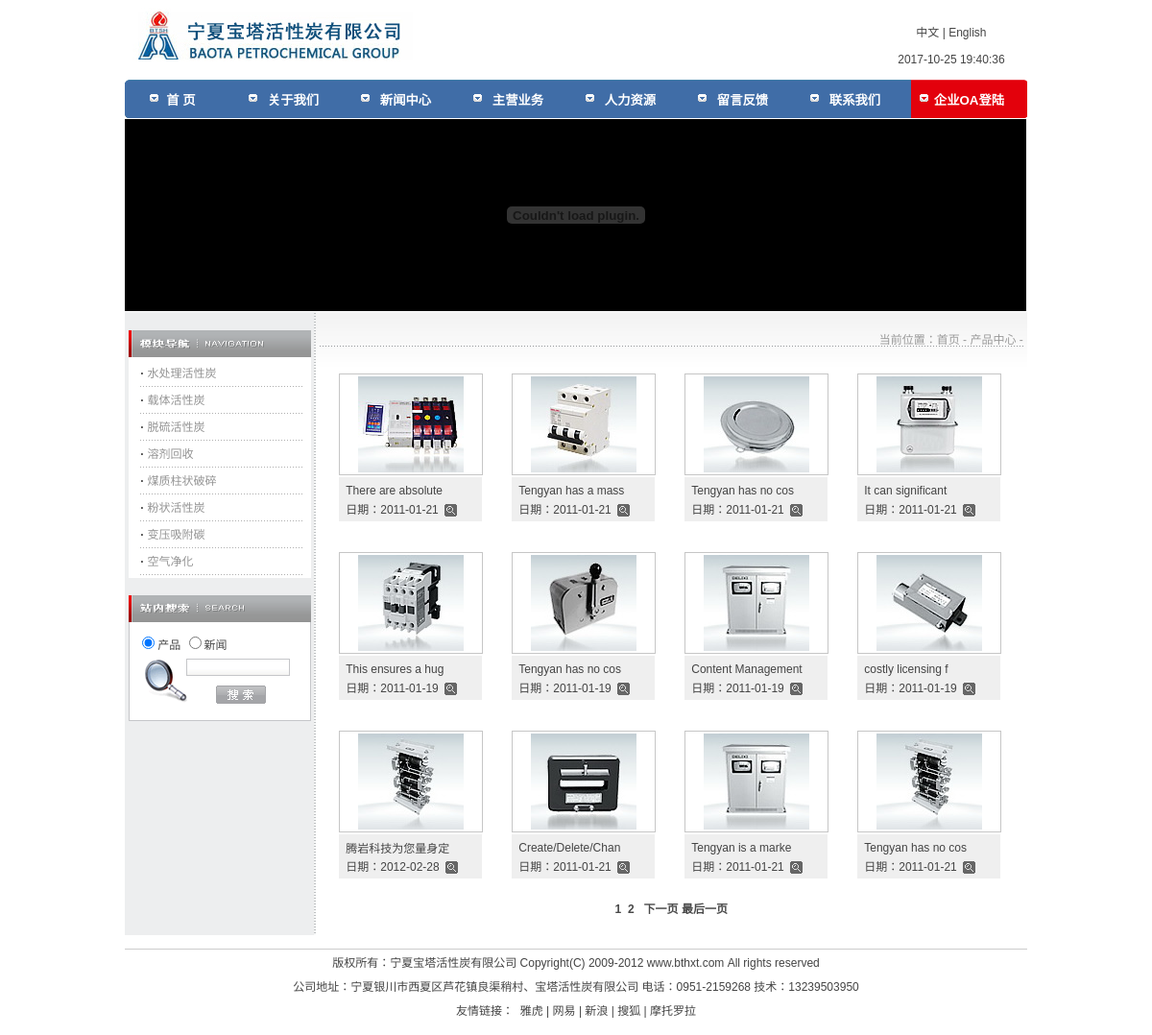
The page /product/product.php on the database its author committed.
### tables this page shows
CREATE TABLE `layoutpic` (
  `id_layoutpic` int(11) NOT NULL auto_increment,
  `id_layout` int(11) NOT NULL,
  `id_hr` int(11) NOT NULL,
  `title` varchar(250) NOT NULL,
  `intro` text NOT NULL,
  `url` varchar(250) NOT NULL,
  `opicname` varchar(250) NOT NULL,
  `spicname` varchar(250) NOT NULL,
  `dele` int(1) NOT NULL default '1',
  `type` varchar(3) NOT NULL,
  `indate` datetime NOT NULL,
  `modate` datetime NOT NULL,
  `deldate` datetime NOT NULL,
  `browsecount` int(11) NOT NULL,
  PRIMARY KEY  (`id_layoutpic`)
);

CREATE TABLE `productdir` (
  `id_proddir` int(11) NOT NULL auto_increment,
  `lang` int(1) NOT NULL,
  `name` varchar(50) NOT NULL default '1',
  `intro` text NOT NULL,
  `dele` int(1) NOT NULL default '1',
  `dirurl` varchar(50) NOT NULL,
  `fatherid` int(11) NOT NULL,
  `level` int(1) NOT NULL,
  `ordernum` int(11) NOT NULL,
  PRIMARY KEY  (`id_proddir`)
);

CREATE TABLE `productinfo` (
  `id_prodinfo` int(11) NOT NULL auto_increment,
  `id_proddir` int(11) NOT NULL,
  `id_hr` int(11) NOT NULL,
  `lang` int(1) NOT NULL default '1',
  `title` varchar(250) NOT NULL,
  `intro` text NOT NULL,
  `content` longtext NOT NULL,
  `tag` text NOT NULL,
  `dele` int(1) NOT NULL default '1',
  `isnew` int(1) NOT NULL default '1',
  `indate` datetime NOT NULL,
  `modate` datetime NOT NULL,
  `deldate` datetime NOT NULL,
  `browsecount` int(11) NOT NULL,
  PRIMARY KEY  (`id_prodinfo`)
);

CREATE TABLE `productpic` (
  `id_prodpic` int(11) NOT NULL auto_increment,
  `id_prodinfo` int(11) NOT NULL,
  `id_hr` int(11) NOT NULL,
  `title` varchar(250) NOT NULL,
  `intro` text NOT NULL,
  `url` varchar(250) NOT NULL,
  `opicname` varchar(250) NOT NULL,
  `spicname` varchar(250) NOT NULL,
  `dele` int(1) NOT NULL default '1',
  `type` varchar(3) NOT NULL,
  `indate` datetime NOT NULL,
  `modate` datetime NOT NULL,
  `deldate` datetime NOT NULL,
  `browsecount` int(11) NOT NULL,
  PRIMARY KEY  (`id_prodpic`)
);

CREATE TABLE `layout` (
  `id_layout` int(11) NOT NULL auto_increment,
  `lang` int(1) NOT NULL default '1',
  `title` varchar(250) NOT NULL,
  `url` text NOT NULL,
  `intro` text NOT NULL,
  `content` text NOT NULL,
  `openstat` int(1) NOT NULL default '1',
  PRIMARY KEY  (`id_layout`)
);

### www/inc/config.php (called while the page is built, shortened)
<?php
require_once("mysql.class.php");
$db_hostname="localhost";
$db_username="root";
$db_password="123456";
$db_database="website";
$objDB=new mysql($db_hostname,$db_username,$db_password,$db_database);
?>

### www/inc/mysql.class.php (called while the page is built, shortened)
<?php
class mysql{
	var $Conn="";
	var $Res="";
	function mysql($strHost,$strUser,$strPwd,$strDatabase){
		$this->Conn=mysql_connect($strHost,$strUser,$strPwd)
					 or die("Sorry,canot connect to database!");
		return $this->Conn;
	}
	function Execute($strSQL){
		$this->Res=mysql_query($strSQL,$this->Conn);
	}
	function SelectLimit($strSQL,$intRows,$intStart){
		$strSQL.=" Limit $intStart,$intRows";
		$this->Res=mysql_query($strSQL,$this->Conn);
	}
	function getRows(){
		$i=0;
		$arrResult=array();
		while($row =mysql_fetch_array($this->Res,MYSQL_ASSOC)){
			$arrResult[$i]=$row;
			$i++;
		}
		return $arrResult;
	}
	function fields(){
		$row =mysql_fetch_assoc($this->Res);
		return $row;
	}
}
?>

### www/inc/cn_header_core.php (called while the page is built, shortened)
<?php
$strSQL = "select name as title,id_newsdir,lang from newsdir where lang=1 and fatherid='15' and dele='1' and id_newsdir not in(21,22) order by ordernum desc  " ;
$objDB->Execute($strSQL);
$strSQL = "select  name as title,id_proddir,lang  from productdir where lang=1 and level=1 and dele=1 " ;
$objDB->Execute($strSQL);
$strSQL = "select opicname as pic from layoutpic  where id_layout='1' order by id_layoutpic asc limit 1" ;
$objDB->Execute($strSQL);
$global_logo=$objDB->fields();
$strSQL = "select content from layout  where id_layout='3'" ;
$objDB->Execute($strSQL);
$footer_BQ=$objDB->fields();
?>

### www/inc/cn_product_core.php (called while the page is built, shortened)
<?php
require "../inc/config.php";
require "../inc/function.class.php";
require "../inc/pagenav.class.php";
$intRows = 12;
if(isset($_GET[id2])){
$arrParam[0][name]="id1";
$arrParam[0][value]=$_GET[id1];
$arrParam[1][name]="id2";
$arrParam[1][value]=$_GET[id2];
$strSQLNum = "SELECT COUNT(*) as num from productinfo as a left join productdir as b on a.id_proddir=b.id_proddir  where a.id_proddir='$_GET[id2]' and a.dele=1 ";
$rs = $objDB->Execute($strSQLNum);
$arrNum = $objDB->fields();
$intTotalNum=$arrNum["num"];
$objPage = new PageNav($intCurPage,$intTotalNum,$intRows);
$objPage->setvar($arrParam);
$objPage->init_page($intRows ,$intTotalNum);
$strNavigate = $objPage->output(1);
$intStartNum=$objPage->StartNum();
$strSQL = "select a.*,b.fatherid from productinfo as a left join productdir as b on a.id_proddir=b.id_proddir  where a.id_proddir='$_GET[id2]' and a.dele=1 order by a.id_prodinfo desc" ;
$objDB->SelectLimit($strSQL,$intRows,$intStartNum);
$arrprods=$objDB->GetRows();
}else{
$strSQLNum = "SELECT COUNT(*) as num from productinfo as a left join productdir as b on a.id_proddir=b.id_proddir   where a.dele=1 and b.lang=1";
$rs = $objDB->Execute($strSQLNum);
$arrNum = $objDB->fields();
$intTotalNum=$arrNum["num"];
$objPage = new PageNav($intCurPage,$intTotalNum,$intRows);
$objPage->setvar($arrParam);
$objPage->init_page($intRows ,$intTotalNum);
$strNavigate = $objPage->output(1);
$intStartNum=$objPage->StartNum();
$strSQL = "select a.*,b.lang,b.fatherid from productinfo as a left join productdir as b on a.id_proddir=b.id_proddir   where a.dele=1 and b.lang=1 order by a.id_prodinfo desc" ;
$objDB->SelectLimit($strSQL,$intRows,$intStartNum);
$arrprods=$objDB->GetRows();
}
require "../inc/cn_header_core.php";
?>

### www/inc/function.class.php (called while the page is built, shortened)
<?php
function cutstr($string,$length,$tag) {
        preg_match_all("/[\x01-\x7f]|[\xc2-\xdf][\x80-\xbf]|\xe0[\xa0-\xbf][\x80-\xbf]|[\xe1-\xef][\x80-\xbf][\x80-\xbf]|\xf0[\x90-\xbf][\x80-\xbf][\x80-\xbf]|[\xf1-\xf7][\x80-\xbf][\x80-\xbf][\x80-\xbf]/", $string, $info);
        for($i=0; $i<count($info[0]); $i++) {
                $wordscut .= $info[0][$i];
                $j = ord($info[0][$i]) > 127 ? $j + 2 : $j + 1;
                if ($j > $length - 3) {
                        if($tag==0){
						    return $wordscut;
						}elseif($tag==1)
						{
						    return $wordscut."......";
						}
                }
        }
        return join('', $info[0]);
}
?>

### www/product/product.php (the view, shortened to what this page needs)
<?php
require "../inc/cn_product_core.php";
?>
<!DOCTYPE html PUBLIC "-//W3C//DTD XHTML 1.0 Transitional//EN" "http://www.w3.org/TR/xhtml1/DTD/xhtml1-transitional.dtd">
<html xmlns="http://www.w3.org/1999/xhtml">
<head>
<link href="../inc/css/public.css" rel="stylesheet" type="text/css" />
<link href="../inc/css/main.css" rel="stylesheet" type="text/css" />
</head>
<body>
<? require "../header.php"; ?>
<table width="940" border="0" align="center" cellpadding="0" cellspacing="0" >
  <tr>
    <td width="940" height="200" style="background:url(../inc/pics/banner_left_bg.gif) repeat-y right top; background-color:#000000"><? require "../subadv.php"; ?></td>
  </tr>
</table>
<table width="940" border="0" align="center" cellpadding="0" cellspacing="0" style="margin-top:1px; background:url(../inc/pics/main_bg.jpg) repeat-x;">
  <tr>
    <td width="230" align="left" valign="top" style="background:url(../inc/pics/left_bg.gif) repeat-y right;"><? require "leftmenu.php"; ?></td>
    <td width="773" valign="top"><table width="733" border="0" align="center" cellpadding="0" cellspacing="0" style="margin-top:19px;">
        <tr>
          <td width="733" style="background:url(../inc/pics/bg1.gif) repeat-x left bottom;"><table width="100%" border="0" cellspacing="0" cellpadding="0">
              <tr>
                <td width="100%" align="right" style="color:#999999"><img src="../inc/pics/arr6.gif" width="9" height="9" align="absmiddle" />&nbsp;当前位置：<a href="/" class="agray">首页</a> - <a href="/product/product.php" class="agray">产品中心</a> - <?=$aboutus[title];?></td>
              </tr>
            </table></td>
        </tr>
        <tr>
          <td height="18">&nbsp;</td>
        </tr>
        <tr>
          <td align="left">
          <?php for($i=0;$i<sizeof($arrprods);$i++){
                 $strSQL = "select opicname as pic from productpic  where id_prodinfo ='".$arrprods[$i][id_prodinfo]."' order by id_prodpic asc limit 1" ;
                 $objDB->Execute($strSQL);
                 $arronepic=$objDB->fields();
			  ?>
          <div id="productlist">
          <table width="150" border="0" cellspacing="0" cellpadding="0" style="margin-bottom: 22px">
            <tr>
              <td width="150" align="center" style="padding:2px; border:1px solid #C6C6C6"><a href="/product/productinfo.php?pid=<?=$arrprods[$i][id_prodinfo];?>&id1=<?=$arrprods[$i][fatherid];?>&id2=<?=$arrprods[$i][id_proddir];?>" ><img src="/upload/product/<?=$arronepic[pic];?>" border="0" /></a></td>
            </tr>
            <tr>
              <td><img src="/inc/pics/t.gif" width="1" height="2" /></td>
            </tr>
            <tr>
              <td bgcolor="#EFEFEF" style="padding:4px 7px 4px 7px;"><table width="100%" border="0" cellspacing="0" cellpadding="0">
                <tr>
                  <td height="19" align="left"><a href="/product/productinfo.php?pid=<?=$arrprods[$i][id_prodinfo];?>&id1=<?=$arrprods[$i][fatherid];?>&id2=<?=$arrprods[$i][id_proddir];?>" ><?=cutstr($arrprods[$i][title],20,0);?></a></td>
                </tr>
                <tr>
                  <td height="19" align="left">日期：<?=substr($arrprods[$i][indate],0,10);?><span style="font-size: 11px"></span>&nbsp;&nbsp;<a href="#" target="_blank" title="放大图片"><img src="/inc/pics/zoom.gif" border="0" align="absmiddle" /></a></td>
                </tr>
              </table></td>
            </tr>
          </table>
          </div>
          <?php }?>
          </td>
        </tr>
        <tr>
          <td align="center" valign="top"><?php if(substr(trim($strNavigate),-46)!='#494949"><strong>1</strong></font>&nbsp;&nbsp;'){echo $strNavigate;}?></td>
        </tr>
        <tr>
          <td height="20">&nbsp;</td>
        </tr>
      </table></td>
  </tr>
</table>
<? require "../footer.php"; ?>
</body>
</html>

### www/header.php (shortened to what this page needs)
<table width="940" border="0" align="center" cellpadding="0" cellspacing="0">
  <tr>
    <td align="left" valign="top"><table width="100%" border="0">
      <tr>
        <td width="83%" height="80" rowspan="2" align="left"><a href="/"><img src="/upload/layout/<?=$global_logo[pic];?>" width="304" height="66"  border="0" /></a></td>
        <td width="17%" height="31" align="center" valign="bottom"><a href="/">中文</a> | <a href="/en/">English</a></td>
      </tr>
      <tr>
        <td height="29" align="center" valign="middle"><?php date_default_timezone_set('Asia/Shanghai');echo date("Y-m-d G:i:s")?></td>
      </tr>
      <tr>
        <td height="40" colspan="2" align="left" valign="top">
</td>
      </tr>
    </table></td>
  </tr>
</table>

### www/product/leftmenu.php (shortened to what this page needs)
<table width="190" border="0" align="center" cellpadding="0" cellspacing="0" style="margin-top:19px;">
        <tr>
          <td width="190"><img src="../inc/pics/left_nav.gif" width="190" height="28" /></td>
        </tr>
        <tr>
          <td bgcolor="#FFFFFF">
          <?php
$strSQL="SELECT id_proddir,name FROM productdir WHERE level='1' and dele='1' and lang='1' order by ordernum ASC";
$objDB->Execute($strSQL);
$arrnewsdir1=$objDB->GetRows();
?>
<table width="180" border="0" align="center" cellpadding="3" cellspacing="3" class="txt">
  <tr>
    <td><table width="170" border="0" align="right" cellpadding="0" cellspacing="0">
    <?php for($i=0;$i<sizeof($arrnewsdir1);$i++){
	        $strSQL="SELECT id_proddir,name FROM productdir WHERE level='2' and dele='1' and fatherid='".$arrnewsdir1[$i][id_proddir]."' order by ordernum ASC";
	        $objDB->Execute($strSQL);
	        $arrnewsdir2=$objDB->GetRows();
	?>
      <tr  height="28">
        <td align="left"  style="cursor:pointer;background:url(../inc/pics/bg2.gif) repeat-x left bottom;" ><strong>·</strong> <a href="javascript:void(0)"  <?php if($_GET[id1]==$arrnewsdir1[$i][id_proddir]){echo 'class="link_04_1"';}else{echo 'class="link_04"';} ?>  onClick="ChangeTab(<?php echo $i;?>);"><?php echo $arrnewsdir1[$i][name];?></a></td>
      </tr>
           <?php for($j=0;$j<sizeof($arrnewsdir2);$j++){?>
          <tr>
            <td> - <a href="product.php?id1=<?php echo $arrnewsdir1[$i][id_proddir];?>&id2=<?php echo $arrnewsdir2[$j][id_proddir];?>"  <?php if($_GET[id1]==$arrnewsdir1[$i][id_proddir]  && $_GET[id2]==$arrnewsdir2[$j][id_proddir]){echo 'class="link_04_1"';}else{echo 'class="link_04"';} ?> ><?php echo $arrnewsdir2[$j][name];?></a></td>
          </tr>
          <? }?>
    <?php }?>
    </table></td>
  </tr>
</table>
          </td>
        </tr>
        <tr>
          <td height="18">&nbsp;</td>
        </tr>
      </table>
      <table width="190" border="0" align="center" cellpadding="0" cellspacing="0">
  <tr>
    <td><table width="190" border="0" cellspacing="0" cellpadding="0">
        <tr>
          <td><img src="../inc/pics/left_bt3.gif" width="190" height="28" /></td>
        </tr>
        <tr>
          <td><div class="leftbg">
              <form id="Search" name="Search" method="POST" action="/about/search.php">
                <table width="100%" border="0" cellspacing="0" cellpadding="0" style="background:url(../inc/pics/bg4.gif) no-repeat 8px 20px;">
                  <tr>
                    <td height="26"><input name="rang" type="radio" value="product" class="inputnoborder" checked="checked" />产品 <input type="radio" name="rang" value="news" class="inputnoborder" />新闻 </td>
                  </tr>
                  <tr>
                    <td height="26" align="center">&nbsp;&nbsp;&nbsp;&nbsp;&nbsp;&nbsp;&nbsp;&nbsp;&nbsp;&nbsp;&nbsp;<input name="searchcontent" type="text" id="searchcontent" style="width:102px;" /></td>
                  </tr>
                  <tr>
                    <td height="34" align="center">&nbsp;&nbsp;&nbsp;&nbsp;&nbsp;&nbsp;&nbsp;&nbsp;&nbsp;&nbsp;&nbsp;&nbsp;&nbsp;<input type="image" name="imageField3" src="/inc/pics/btn_sear.gif" class="inputnoborder" /></td>
                  </tr>
                </table>
              </form>
            </div></td>
        </tr>
      </table></td>
  </tr>
  <tr>
    <td height="18">&nbsp;</td>
  </tr>
  <tr>
    <td>&nbsp;</td>
  </tr>
  <tr>
    <td height="26">&nbsp;</td>
  </tr>
</table>

### www/footer.php
<table width="940" border="0" align="center" cellpadding="0" cellspacing="0">
  <tr>
    <td height="60" align="left" valign="top"><table width="100%" border="0" cellspacing="0" cellpadding="0">
      <tr>
        <td align="left">&nbsp;</td>
      </tr>
      <tr>
        <td align="left" bgcolor="#CCCCCC" style="padding:0; height:1px;"></td>
      </tr>
      <tr>
        <td height="50" align="center" valign="top"><?=$footer_BQ[content];?></td>
        </tr>
    </table></td>
  </tr>
</table>

### www/inc/css/public.css (style rules this page uses)
body, td, th, select, textarea { font-size: 12px; color: #444444; font-family: Arial, Helvetica, sans-serif; }
body, form { margin:0; background-color:#fff }
table { border-collapse:collapse; }
input { border:1px solid #c5c6c9; background:url(/inc/pics/input_bg1.jpg); font-family: Arial, Helvetica, sans-serif; font-size:12px; }
.inputnoborder { border:0px none; background:none; }
a { color:#444444; text-decoration:none; }
.agray { color:#999999; }
.leftbg { border:1px solid #c5c6c9; border-top:0px none; width:172px; padding:8px; background-color:#ffffff; }
.txt { font-size: 9pt;color: #494949;text-decoration: none;line-height: 20px;text-align:left; }
.link_04 { font-size: 9pt;font-weight: normal;;color: #949494;text-decoration: none;;text-align:left; }
#productlist { float:left;margin-top:10px;margin-left:20px;width:160px; display:inline }

### rows shown on the page
layoutpic: opicname (picture)
productdir: name "水处理活性炭"
productdir: name "载体活性炭"
productdir: name "脱硫活性炭"
productdir: name "溶剂回收"
productdir: name "煤质柱状破碎"
productdir: name "粉状活性炭"
productdir: name "变压吸附碳"
productdir: name "空气净化"
productinfo: productpic.opicname (picture), title "There are absolute", indate "2011-01-21"
productinfo: productpic.opicname (picture), title "Tengyan has a mass", indate "2011-01-21"
productinfo: productpic.opicname (picture), title "Tengyan has no cos", indate "2011-01-21"
productinfo: productpic.opicname (picture), title "It can significant", indate "2011-01-21"
productinfo: productpic.opicname (picture), title "This ensures a hug", indate "2011-01-19"
productinfo: productpic.opicname (picture), title "Tengyan has no cos", indate "2011-01-19"
productinfo: productpic.opicname (picture), title "Content Management", indate "2011-01-19"
productinfo: productpic.opicname (picture), title "costly licensing f", indate "2011-01-19"
productinfo: productpic.opicname (picture), title "腾岩科技为您量身定", indate "2012-02-28"
productinfo: productpic.opicname (picture), title "Create/Delete/Chan", indate "2011-01-21"
productinfo: productpic.opicname (picture), title "Tengyan is a marke", indate "2011-01-21"
productinfo: productpic.opicname (picture), title "Tengyan has no cos", indate "2011-01-21"
layout: content "版权所有：宁夏宝塔活性炭有限公司 Copyright(C) 2009-2012 www.bthxt.com All rights reserved 公司地址：宁夏银川市西夏区芦花镇良渠稍村、宝塔活性炭有限公司 电话：0951-2159268 技术：13239503950 友情链接： 雅虎 | 网易 | 新浪 | 搜狐 | 摩托罗拉"

### other values the page prints
$txt_np "下一页"
$txt_lp "最后一页"
